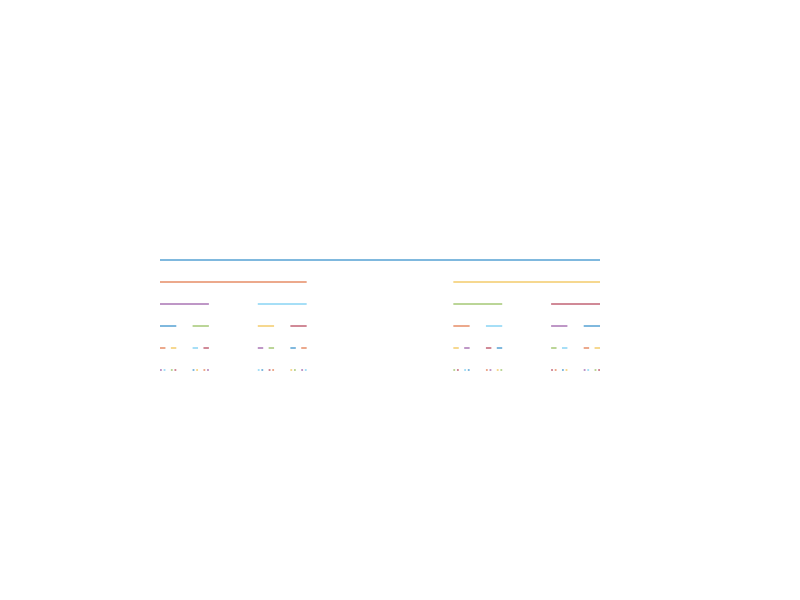

MATLAB code for this plot: (Note: this script raises an error after producing the figure.)
% draw a Cantor set, of depths up to 5
mid=[2 1;1 2]/3;
x=[0;1];
y=zeros(2,1);
%subplot(1.5,1.5,1) %ignore messages
clf(), subplot('position',[.2 .2 .55 .55])
plot(x,y),hold on;
for n=1:5, 
    z=mid*x;
	x=[x(1,:) z(2,:)
	   z(1,:) x(2,:)];
	y=[y y]-0.05;
	plot(x,y) 
end
axis('off')
axis('image')
hold off
print -depsc2 cantor
matlab2tikz('cantor.tex')
